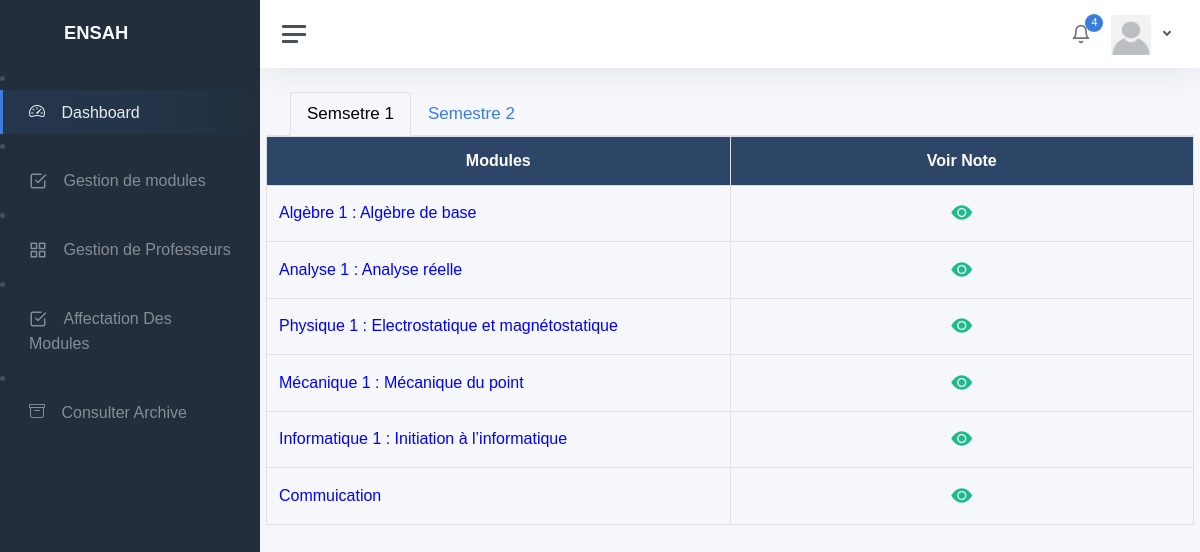
The app's page /src/public/views/static/chef_departement/semestre_archive.php?filiere=AP1 with its own data.
### tables this page shows
CREATE TABLE `module` (
  `id` int(11) NOT NULL,
  `nom_filiere` varchar(100) NOT NULL,
  `semestre` int(2) NOT NULL,
  `nom_modules` varchar(200) NOT NULL,
  `cin_prof_cour` varchar(10) DEFAULT NULL,
  `cin_prof_td_tp` varchar(10) DEFAULT NULL
);

### src/database/dbConnection.php (called while the page is built, shortened)
<?php
class dbConnection
{
    private $hostname = "localhost";
    private $username = "root";
    private $password = "";
    private $dbname = "gestion_notes_ensah";
    public function  getConnection()
    {
        try {
            $db = new PDO("mysql:host=$this->hostname;dbname=$this->dbname", $this->username, $this->password);
            $db->exec("set names utf8");
            $db->setAttribute(PDO::ATTR_ERRMODE, PDO::ERRMODE_EXCEPTION);
            return $db;
        } catch (PDOException $e) {
            echo "erreurs lors de la connection via db" . $e->getMessage();
        }
    }
}

### src/app/controllers/chefDepartementController.php (called while the page is built, shortened)
<?php
class chefDepartementController
{
    private $model;
    public function __construct()
    {
        $this->model = new chefDepartementModel;
    }
    public function getmodules($filiere, $semestre)
    {
        return $this->model->getAllModules($filiere, $semestre);
    }
}

### src/app/models/chefDepartementModel.php (called while the page is built, shortened)
<?php
class chefDepartementModel
{
    private $conn;
    public function __construct()
    {
        $con = new dbConnection;
        $this->conn = $con->getConnection();
    }
    public function getAllModules($filiere, $semestre)
    {
        $stmt = $this->conn->prepare("SELECT * FROM module WHERE nom_filiere = :filiere AND semestre = :semestre");
        $stmt->bindParam(':filiere', $filiere, PDO::PARAM_STR);
        $stmt->bindParam(':semestre', $semestre, PDO::PARAM_INT);
        $stmt->execute();
        $data = $stmt->fetchAll(PDO::FETCH_ASSOC);
        return $data;
    }
}

### src/public/views/static/chef_departement/semestre_archive.php (the view, shortened to what this page needs)
<?php
include_once "../../../../app/controllers/chefDepartementController.php";
$user = new chefDepartementController;
$ann_univ = isset($_GET['anne']) ? $_GET['anne'] : "";
$filiere = isset($_GET['filiere']) ? $_GET['filiere'] : "";
$modules1 = $user->getmodules($filiere, 1);
?>
<?php include "./masterPage.php" ?>
<div class="container">
    <div class="mt-4">
        <ul class="nav nav-tabs" id="myTab" role="tablist">
            <li class="nav-item ms-4 " role="presentation">
                <button class="nav-link active " style="font-size: 17px;" id="home-tab" data-bs-toggle="tab" data-bs-target="#home-tab-pane" type="button" role="tab" aria-controls="home-tab-pane" aria-selected="true">Semsetre 1</button>
            </li>
            <li class="nav-item" role="presentation">
                <button class="nav-link " id="profile-tab" style="font-size: 17px;" data-bs-toggle="tab" data-bs-target="#profile-tab-pane" type="button" role="tab" aria-controls="profile-tab-pane" aria-selected="false">Semestre 2</button>
            </li>
        </ul>
        <div class="tab-content" id="myTabContent">
            <div class="tab-pane fade show active" id="home-tab-pane" role="tabpanel" aria-labelledby="home-tab" tabindex="0">
                <table class="table  table-bordered ">
                    <thead class="text-center" style="background-color: #183258;opacity:0.9;border-radius:10px;">
                        <th class="text-white w-25">Modules</th>
                        <th class="text-white w-25">Voir Note</th>
                    </thead>
                    <tbody>
                        <?php foreach ($modules1 as $module) : ?>
                            <tr>
                                <td style=" font-size: 16px;color:blue;"><?= $module['nom_modules'] ?></td>
                                <td class="text-center">
                                    <a href="./voirNotesArchivesModules.php?module=<?= $module['nom_modules'] ?>&anne=<?= $ann_univ ?>&filiere=<?= $filiere ?>&semestre=1"> <i class="bi bi-eye-fill text-success fs-3 show"></i></a>
                                </td>
                            </tr>
                        <?php endforeach; ?>
                    </tbody>
                </table>
            </div>
        </div>
    </div>
</div>
</body>
</html>

### src/public/views/static/chef_departement/masterPage.php (style rules this page uses)
body { font-family: 'Gill Sans', 'Gill Sans MT', Calibri, 'Trebuchet MS', sans-serif; font-size: medium; }

### records on screen
module: nom_modules "Algèbre 1 : Algèbre de base"
module: nom_modules "Analyse 1 : Analyse réelle"
module: nom_modules "Physique 1 : Electrostatique et magnétostatique"
module: nom_modules "Mécanique 1 : Mécanique du point"
module: nom_modules "Informatique 1 : Initiation à l’informatique"
module: nom_modules "Commuication"
